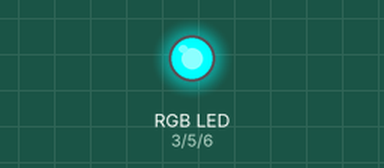
The sketch below on a simulated Arduino Uno, built with avr-gcc and run on an emulated ATmega328P. Shown: an RGB LED mixed from three pins (HIGH = lit).

Above: at 0.1 s.
At 4.1 s:
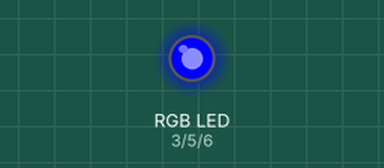
At 8.1 s:
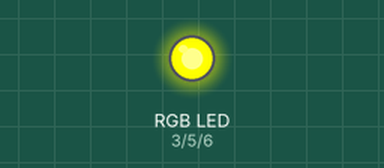
At 18.1 s:
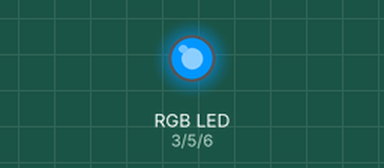
At 26.1 s:
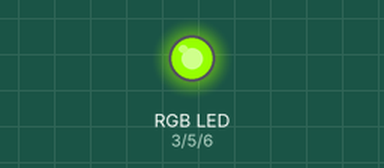
At 38.1 s:
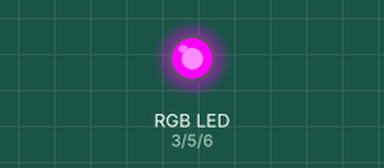
Timing chart, 0 to 39.6 s (numbered marks = the images above):
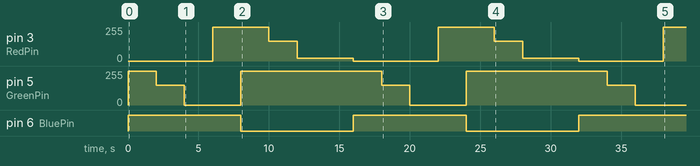

The sketch:

_1.3_RGB_LED.ino
```cpp
int RedPin = 3;      // RED pin of the LED to PWM pin 4
int GreenPin = 5;    // GREEN pin of the LED to PWM pin 5
int BluePin = 6;     // BLUE pin of the LED to PWM pin 6
int brightness = 0;  // LED brightness
int increment = 5;   // brightness increment
int color = 1;       // cycles through color


void setup() {
  pinMode(RedPin, OUTPUT);
  pinMode(GreenPin, OUTPUT);
  pinMode(BluePin, OUTPUT);
  Serial.begin(9600);
}

void loop() {

switch (color) {
  case 1: // red
  analogWrite(RedPin,0);
  analogWrite(GreenPin,255);
  analogWrite(BluePin,255);
  color++;
  break;
  case 2: // orange
  analogWrite(RedPin,0);
  analogWrite(GreenPin,150);
  analogWrite(BluePin,255);
  color++;
  break;
  case 3: // yellow
  analogWrite(RedPin,0);
  analogWrite(GreenPin,0);
  analogWrite(BluePin,255);
  color++;
  break;
  case 4: // Green
  analogWrite(RedPin,255);
  analogWrite(GreenPin,0);
  analogWrite(BluePin,255);
  color++;
  break;
  case 5: // Blue
  analogWrite(RedPin,255);
  analogWrite(GreenPin,255);
  analogWrite(BluePin,0);
  color++;
  break;
  case 6: // Indigo
  analogWrite(RedPin,150);
  analogWrite(GreenPin,255);
  analogWrite(BluePin,0);
  color++;
  break;
  case 7: // Purple / Violet
  analogWrite(RedPin,20);
  analogWrite(GreenPin,255);
  analogWrite(BluePin,0);
  color++;
  break;
  case 8:
  color = 1;
  break;
}
delay(2000);
}
```

Measured:
- by itself, pin 3 (RedPin): 0/255 → 255/255 at 6.0 s, → 150/255 4.0 s later, → 20/255 2.0 s later, → 0/255 4.0 s later, … (9 changes in this stretch)
- by itself, pin 5 (GreenPin): repeats every 16.0 s: 150/255 2.0 s, 0/255 4.0 s, 255/255 10.0 s
- by itself, pin 6 (BluePin): alternates HIGH for 8.0 s and LOW for 8.0 s
